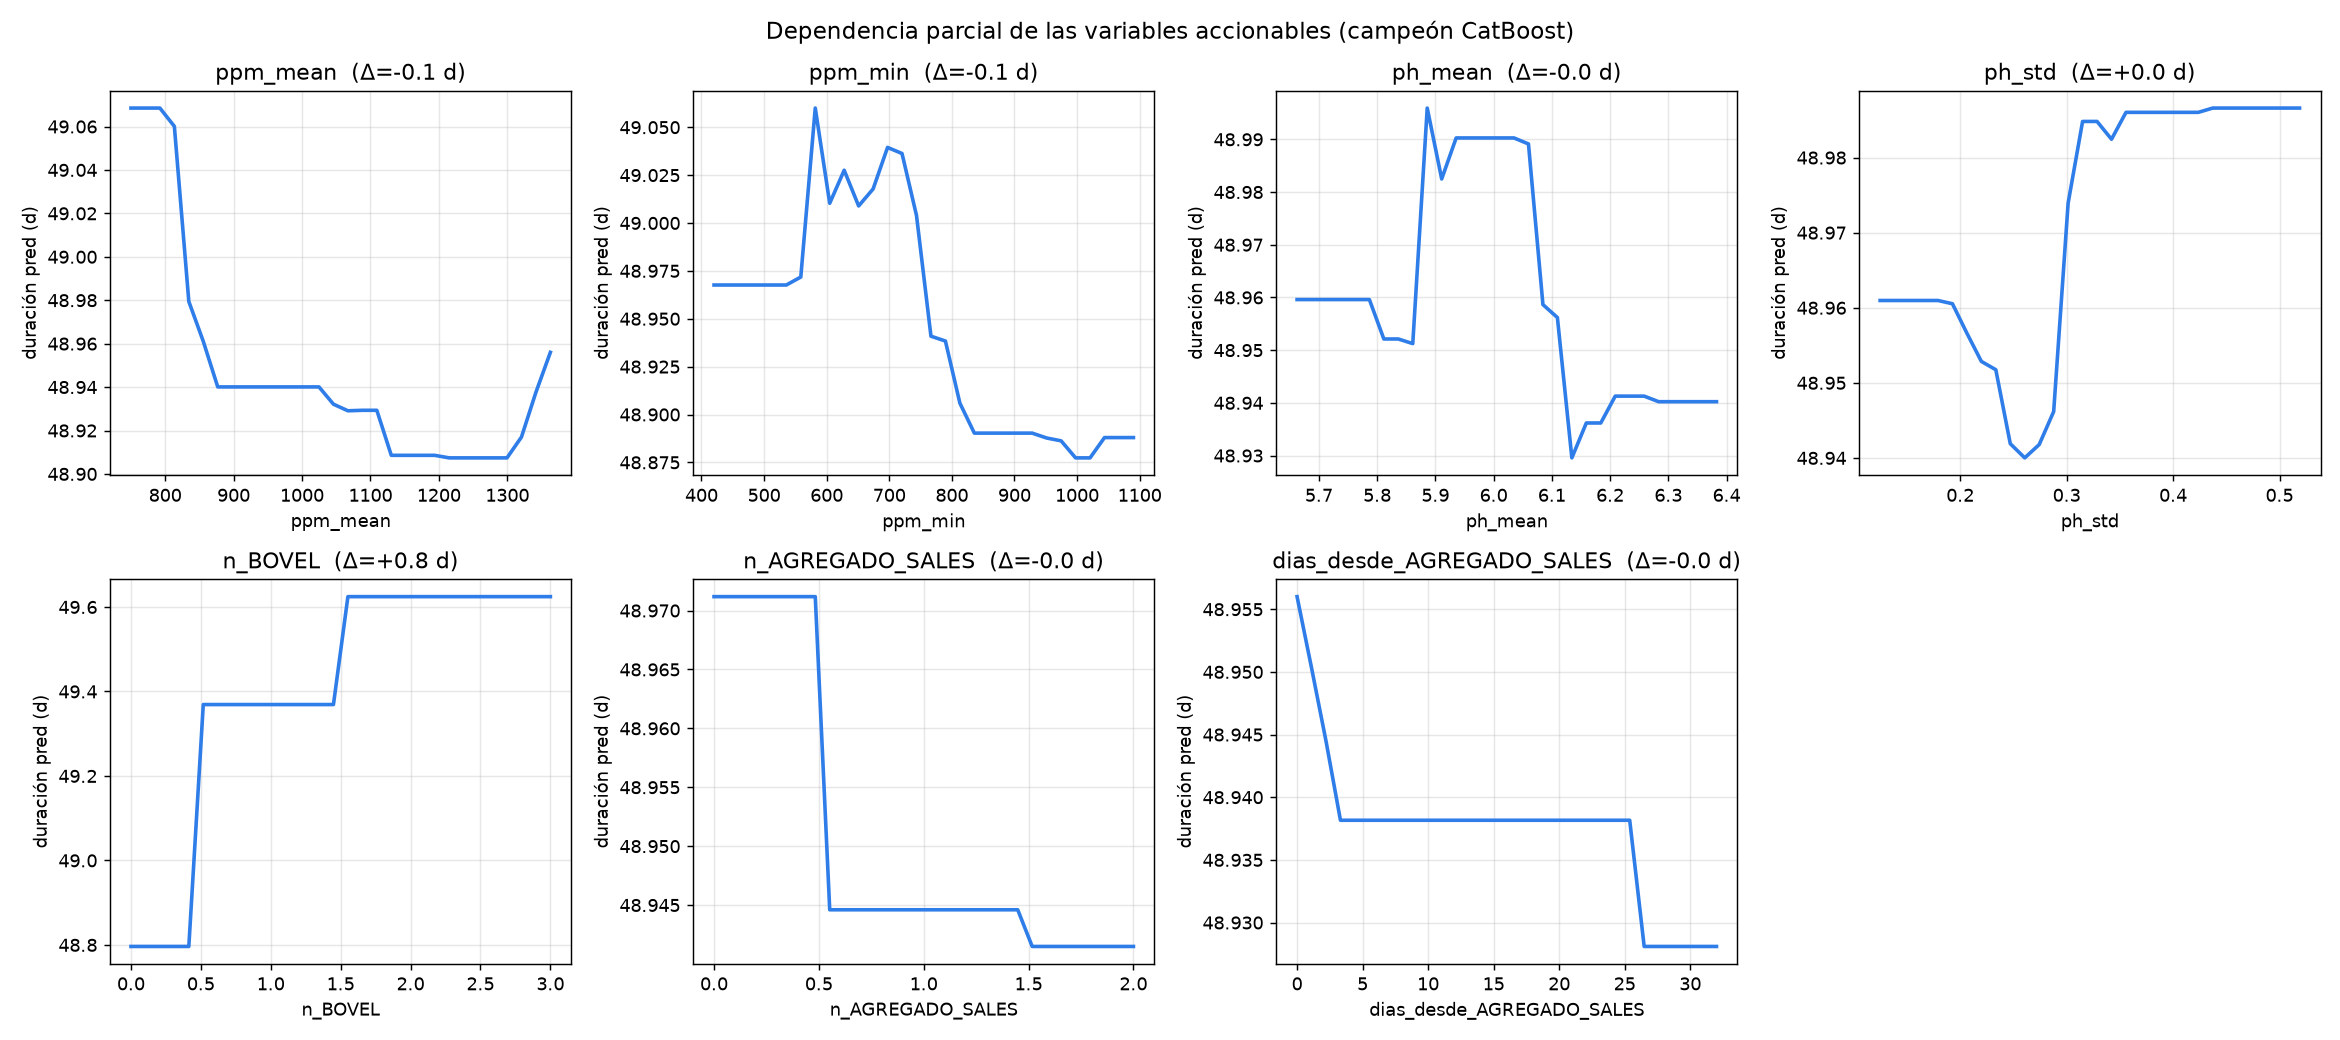

Python code for this plot:
"""Objetivo 4 — factores accionables: dependencia parcial (PDP) + recomendaciones.
Completa lo que faltaba del obj 4: cómo cambia la predicción al mover las variables que el
operador controla (pH, PPM, eventos de manejo), con discusión causal.

Correr: uv run accionables_pdp.py
"""
import warnings
import numpy as np
import pandas as pd
warnings.filterwarnings("ignore")
import matplotlib; matplotlib.use("Agg")
import matplotlib.pyplot as plt
from catboost import CatBoostRegressor

RNG = 42
L = pd.read_parquet("landmarks_full.parquet")
FEATS = [c for c in L.columns if c not in ["ID_COSECHA", "ID_TANDA", "D"]]
y = L["D"].to_numpy(float)
BEST = dict(loss_function="MAE", depth=6, learning_rate=0.03, l2_leaf_reg=1, iterations=500,
            subsample=0.7, random_state=RNG, verbose=0, thread_count=-1, allow_writing_files=False)
model = CatBoostRegressor(**BEST).fit(L[FEATS], y)

# variables controlables por el operador
ACC = ["ppm_mean", "ppm_min", "ph_mean", "ph_std", "n_BOVEL", "n_AGREGADO_SALES",
       "dias_desde_AGREGADO_SALES"]
ACC = [a for a in ACC if a in FEATS]
Xs = L[FEATS].sample(min(3000, len(L)), random_state=RNG).copy()

def pdp(feat, grid):
    base = Xs.copy(); out = []
    for v in grid:
        base[feat] = v
        out.append(model.predict(base).mean())
    return np.array(out)

print("=== Dependencia parcial (PDP) — efecto en la DURACIÓN predicha (días) ===")
fig, axes = plt.subplots(2, 4, figsize=(18, 8)); axes = axes.ravel()
resumen = []
for i, f in enumerate(ACC):
    lo, hi = np.nanpercentile(L[f], [5, 95])
    grid = np.linspace(lo, hi, 30)
    pd_vals = pdp(f, grid)
    efecto = pd_vals[-1] - pd_vals[0]  # cambio de duración de p5 a p95
    resumen.append((f, efecto))
    axes[i].plot(grid, pd_vals, color="#2f7de8", lw=2)
    axes[i].set_title(f"{f}  (Δ={efecto:+.1f} d)"); axes[i].set_xlabel(f); axes[i].set_ylabel("duración pred (d)")
    axes[i].grid(alpha=0.3)
    print(f"  {f:28s} de p5 a p95 -> duración {pd_vals[0]:.1f} a {pd_vals[-1]:.1f}  (Δ {efecto:+.1f} d)")
for j in range(len(ACC), len(axes)): axes[j].axis("off")
plt.suptitle("Dependencia parcial de las variables accionables (campeón CatBoost)", fontsize=13)
plt.tight_layout(); plt.savefig("accionables_pdp.png", dpi=130)
print("\nGuardado: accionables_pdp.png")

print("\n=== Magnitud del efecto accionable (|Δ duración| de p5 a p95) ===")
for f, e in sorted(resumen, key=lambda x: -abs(x[1])):
    print(f"  {f:28s} {e:+.1f} d")
pd.DataFrame(resumen, columns=["feature", "delta_dias_p5_p95"]).to_csv("accionables_pdp.csv", index=False)
